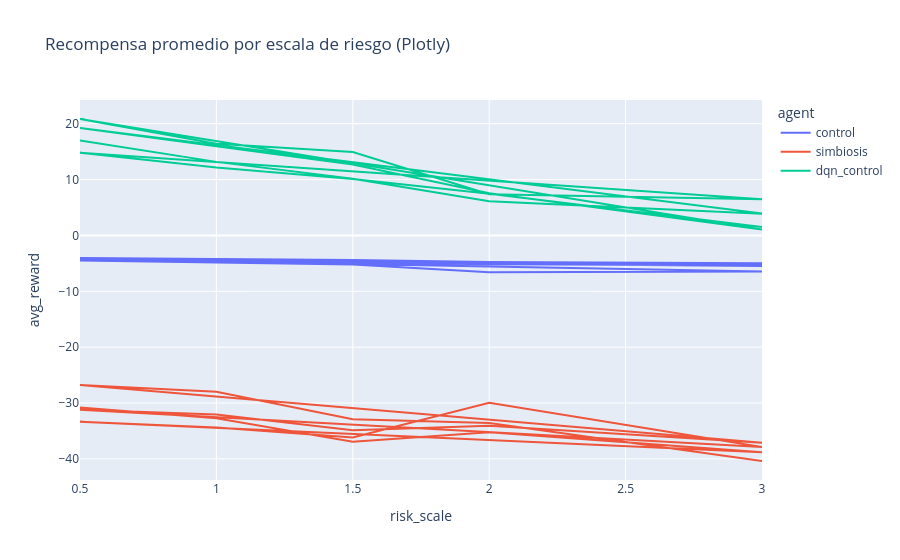

Write notebook code for a chart like this one.
### Markdown cell above
### Ejemplo con Plotly: gráfico interactivo / Interactive plot example

Plotly permite gráficos interactivos para explorar los datos.

Plotly enables interactive plots to explore the data.

### Code cell
if archivo and 'risk_scale' in df.columns and 'avg_reward' in df.columns:
    fig = px.line(df, x='risk_scale', y='avg_reward', color='agent', title='Recompensa promedio por escala de riesgo (Plotly)')
    fig.show()

### Figure 1 — Plotly figure (JSON) as saved in the notebook; plotly's stock layout.template omitted (floating-point values rounded to 4 significant figures)
{"data": [{"hovertemplate": "agent=control<br>risk_scale=%{x}<br>avg_reward=%{y}<extra></extra>", "legendgroup": "control", "line": {"color": "#636efa", "dash": "solid"}, "marker": {"symbol": "circle"}, "mode": "lines", "name": "control", "orientation": "v", "showlegend": true, "type": "scatter", "x": [0.5, 1.0, 1.5, 2.0, 3.0, 0.5, 1.0, 1.5, 2.0, 3.0, 0.5, 1.0, 1.5, 2.0, 3.0, 0.5, 1.0, 1.5, 2.0, 3.0], "xaxis": "x", "y": [-4.02, -4.205, -4.39, -4.755, -4.98, -4.485, -4.835, -5.185, -6.57, -6.455, -4.235, -4.5, -4.765, -5.15, -5.355, -4.1, -4.305, -4.51, -5.085, -5.475], "yaxis": "y"}, {"hovertemplate": "agent=simbiosis<br>risk_scale=%{x}<br>avg_reward=%{y}<extra></extra>", "legendgroup": "simbiosis", "line": {"color": "#EF553B", "dash": "solid"}, "marker": {"symbol": "circle"}, "mode": "lines", "name": "simbiosis", "orientation": "v", "showlegend": true, "type": "scatter", "x": [0.5, 1.0, 1.5, 2.0, 3.0, 0.5, 1.0, 1.5, 2.0, 3.0, 0.5, 1.0, 1.5, 2.0, 3.0, 0.5, 1.0, 1.5, 2.0, 3.0], "xaxis": "x", "y": [-30.79, -32.7, -36.91, -35.21, -38.82, -33.34, -34.36, -36.15, -29.94, -37.88, -31.2, -32.05, -34.85, -34.06, -37.09, -26.79, -27.99, -32.9, -33.56, -40.38], "yaxis": "y"}, {"hovertemplate": "agent=dqn_control<br>risk_scale=%{x}<br>avg_reward=%{y}<extra></extra>", "legendgroup": "dqn_control", "line": {"color": "#00cc96", "dash": "solid"}, "marker": {"symbol": "circle"}, "mode": "lines", "name": "dqn_control", "orientation": "v", "showlegend": true, "type": "scatter", "x": [0.5, 1.0, 1.5, 2.0, 3.0, 0.5, 1.0, 1.5, 2.0, 3.0, 0.5, 1.0, 1.5, 2.0, 3.0, 0.5, 1.0, 1.5, 2.0, 3.0], "xaxis": "x", "y": [16.98, 13.17, 10.14, 6.11, 3.905, 19.23, 15.96, 12.7, 7.57, 1.05, 20.84, 16.43, 14.94, 7.395, 6.495, 14.81, 12.14, 10.09, 7.45, 1.495], "yaxis": "y"}], "layout": {"legend": {"title": {"text": "agent"}, "tracegroupgap": 0}, "title": {"text": "Recompensa promedio por escala de riesgo (Plotly)"}, "xaxis": {"anchor": "y", "domain": [0, 1], "title": {"text": "risk_scale"}}, "yaxis": {"anchor": "x", "domain": [0, 1], "title": {"text": "avg_reward"}}}}
